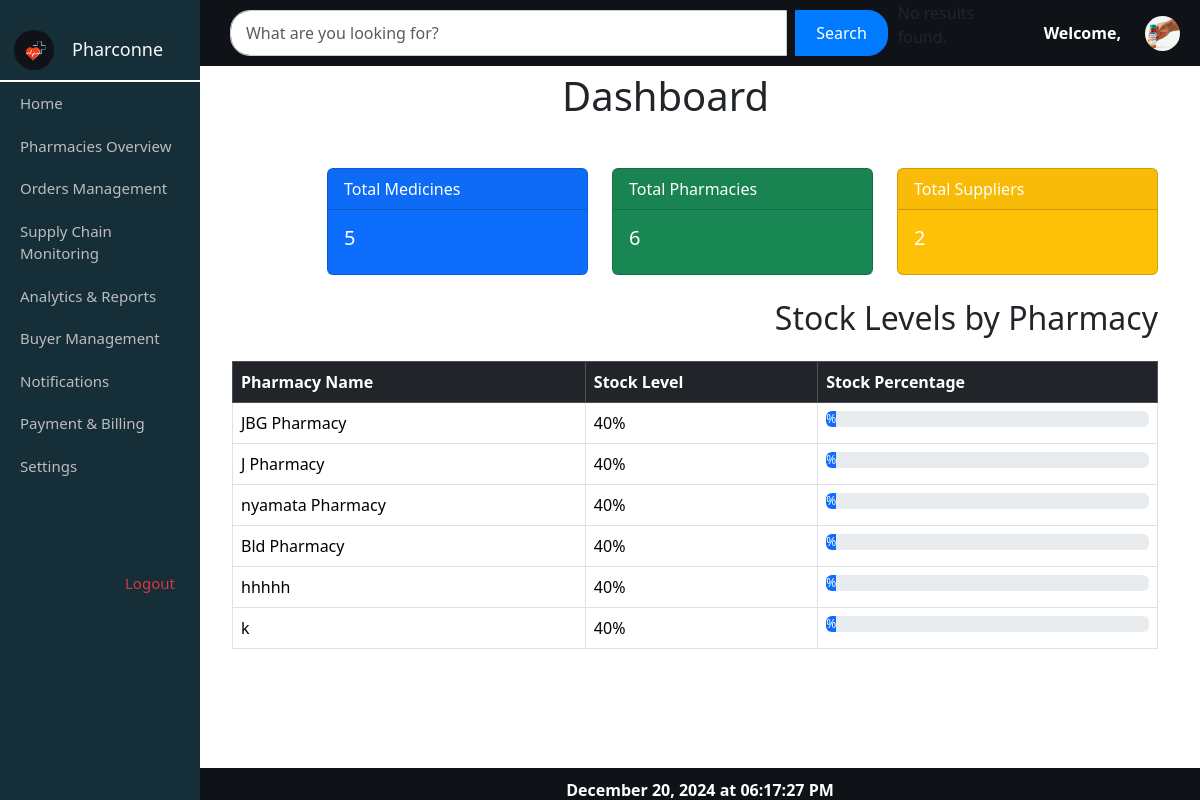
/supplierd/, run on the app's committed database.
### myapp/models.py (models this page shows, shortened)
class Pharmacy(models.Model):
    user = models.OneToOneField(User, on_delete=models.CASCADE, null=True, blank=True)
    P_id = models.IntegerField(primary_key=True)
    P_name = models.CharField(max_length=100)
    contact_info = models.CharField(max_length=13)
    location = models.CharField(max_length=100, default='Unknown Location')
    start_time = models.TimeField(default=default_start_time)
    end_time = models.TimeField(default=default_end_time)
    status = models.CharField(max_length=20, default='pending')
    stock_level = models.CharField(max_length=100, default='high')
    password = models.CharField(max_length=100, blank=True, null=True)

### myapp/views.py (the view)
# urls.py: path('supplierd/', views.supplierd, name='supplierd'),
def supplierd(request):
    total_medicines = Medicine.objects.count()  # Get the total count of medicines
    total_pharmacies = Pharmacy.objects.count()  # Get the total count of pharmacies
    total_suppliers = Supplier.objects.count()  # Get the total count of suppliers
    data = Pharmacy.objects.all()  # Get all pharmacy instances
    return render(request, 'myapp/dashboard.html', {
        'total_medicines': total_medicines,
        'total_pharmacies': total_pharmacies,
        'total_suppliers': total_suppliers,
        'data': data,  # Pass the pharmacy data to the template
    })

### myapp/templates/myapp/dashboard.html (shortened to what this page needs)
{% extends 'myapp/pharmacy_list.html' %}
{% load static %}
{% block content %}
    <div class="container" id="main-content" style="max-height: 80vh; overflow-y: auto;">
        <h1 class="my-5" style="margin-left: 13em; margin-top: 3em;">Dashboard</h1>
        <div class="row justify-content-end">
            <div class="col-md-3">
                <div class="card text-white bg-primary">
                    <div class="card-header">Total Medicines</div>
                    <div class="card-body">
                        <h5 class="card-title">{{ total_medicines }}</h5>
                    </div>
                </div>
            </div>
            <div class="col-md-3">
                <div class="card text-white bg-success">
                    <div class="card-header">Total Pharmacies</div>
                    <div class="card-body">
                        <h5 class="card-title">{{ total_pharmacies }}</h5>
                    </div>
                </div>
            </div>
            <div class="col-md-3">
                <div class="card text-white bg-warning">
                    <div class="card-header">Total Suppliers</div>
                    <div class="card-body">
                        <h5 class="card-title">{{ total_suppliers }}</h5>
                    </div>
                </div>
            </div>
        </div>
        <h2 class="my-4 text-end">Stock Levels by Pharmacy</h2>
        <div class="row justify-content-end">
            <div class="col-md-10">
                <div class="table-responsive">
                    <table class="table table-bordered">
                        <thead class="table-dark">
                            <tr>
                                <th>Pharmacy Name</th>
                                <th>Stock Level</th>
                                <th>Stock Percentage</th>
                            </tr>
                        </thead>
                        <tbody>
                            {% for pharmacy in data %}
                            <tr>
                                <td>{{ pharmacy.P_name }}</td>
                                <td>40%</td>
                                <td>
                                    <div class="progress">
                                        <div class="progress-bar" role="progressbar" style="width: {{ pharmacy.stock_percentage }}%;" aria-valuenow="{{ pharmacy.stock_percentage }}" aria-valuemin="0" aria-valuemax="100">{{ pharmacy.stock_percentage }}%</div>
                                    </div>
                                </td>
                            </tr>
                            {% empty %}
                                <tr>
                                    <td colspan="3" class="text-center">No pharmacies found.</td>
                                </tr>
                            {% endfor %}
                        </tbody>
                    </table>
                </div>
            </div>
        </div>
    </div>
{% endblock %}

### myapp/static/myapp/css/pharmacy_list.css (style rules this page uses)
body { margin: 0; padding: 0; overflow: hidden; }

### data on the page
Pharmacy: P_name "JBG Pharmacy"
Pharmacy: P_name "J Pharmacy"
Pharmacy: P_name "nyamata Pharmacy"
Pharmacy: P_name "Bld Pharmacy"
Pharmacy: P_name "hhhhh"
Pharmacy: P_name "k"

### other printed values
{{ total_medicines }} "5"
{{ total_pharmacies }} "6"
{{ total_suppliers }} "2"
